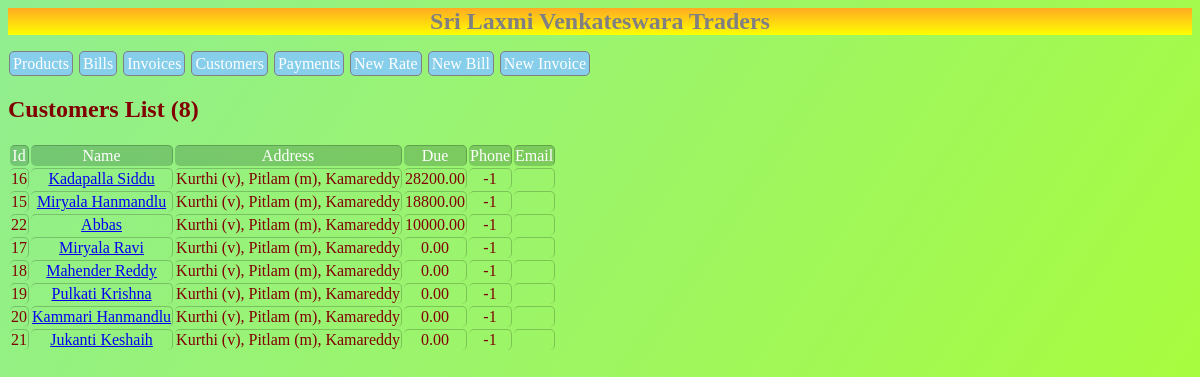
The app's page /customers/ with its own data.
### home/models.py (models this page shows, shortened)
class Customer(models.Model):
    name = models.CharField(max_length=64)
    phone = models.IntegerField(null=True)
    email = models.EmailField(null=True)
    address = models.ForeignKey(Village,models.CASCADE,related_name='user_address')#models.CharField(max_length=128)
    due = models.DecimalField(default=0,decimal_places=2,max_digits=10)

class Village(models.Model):
    village = models.CharField(max_length=64)
    mandal = models.CharField(max_length=64)
    district = models.CharField(max_length=64)
    def __str__(self):
        return self.village +" (v), "+ self.mandal +" (m), "+ self.district

### home/views.py (the view)
# urls.py: path('customers/',CustomerListView.as_view(),name='customers'),
class CustomerListView(ListView):
    model = Customer
    context_object_name = 'customers'
    ordering = ['-due']
    paginate_by = 10

### home/templates/home/customer_list.html
{% extends 'home/list.html' %}
{% block content %}
    <h2>Customers List ({{ page_obj.paginator.count }})</h2>
    {% if customers %}
        <table>
            <tr>
                <td>Id</td>
                <td>Name</td>
                <td>Address</td>
                <td>Due</td>
                <td>Phone</td>
                <td>Email</td>
            </tr>
            {% for c in customers %}
                <tr>
                    <td>{{ c.id }}</td>
                    <td><a href='#'>{{ c.name }}</a></td>
                    <td>{{ c.address }}</td>
                    <td>{{ c.due }}</td>
                    <td>{{ c.phone }}</td>
                    <td>{{ c.email }}</td>
                </tr>
            {% endfor %}
        </table>
    {% else %}
        No Customers till now.
    {% endif %}
{% endblock %}

### home/templates/home/base.html (style rules this page uses)
body { background: -webkit-gradient(linear,left top, right bottom , from(lightgreen), to(greenyellow)) fixed; color: maroon; }
td { text-align: center; border-right: 1px solid rgba(0,0,0,0.2); border-top: 1px solid rgba(0,0,0,0.2); border-radius: 5px; }
tr:nth-child(1) { background-color: rgba(0,43,33,0.2); color: white; }

### records on screen
Customer: id "16", name "Kadapalla Siddu", address "Kurthi (v), Pitlam (m), Kamareddy", due "28200.00", phone "-1"
Customer: id "15", name "Miryala Hanmandlu", address "Kurthi (v), Pitlam (m), Kamareddy", due "18800.00", phone "-1"
Customer: id "22", name "Abbas", address "Kurthi (v), Pitlam (m), Kamareddy", due "10000.00", phone "-1"
Customer: id "17", name "Miryala Ravi", address "Kurthi (v), Pitlam (m), Kamareddy", due "0.00", phone "-1"
Customer: id "18", name "Mahender Reddy", address "Kurthi (v), Pitlam (m), Kamareddy", due "0.00", phone "-1"
Customer: id "19", name "Pulkati Krishna", address "Kurthi (v), Pitlam (m), Kamareddy", due "0.00", phone "-1"
Customer: id "20", name "Kammari Hanmandlu", address "Kurthi (v), Pitlam (m), Kamareddy", due "0.00", phone "-1"
Customer: id "21", name "Jukanti Keshaih", address "Kurthi (v), Pitlam (m), Kamareddy", due "0.00", phone "-1"

### other values on screen
{{ page_obj.paginator.count }} "8"
